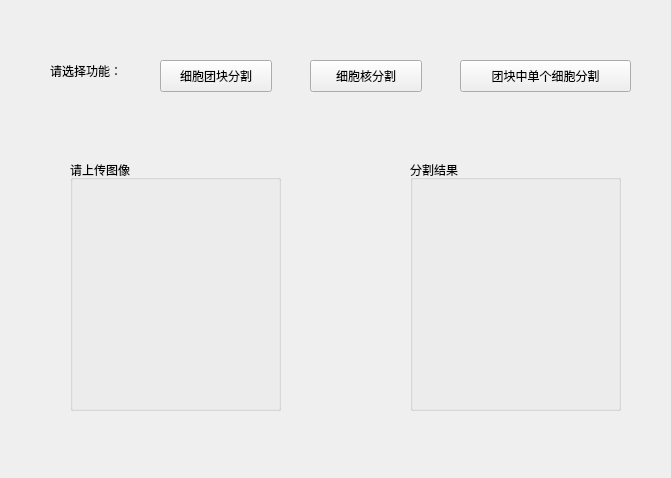
<?xml version="1.0" encoding="UTF-8"?>
<ui version="4.0">
 <class>Widget</class>
 <widget class="QWidget" name="Widget">
  <property name="geometry">
   <rect>
    <x>0</x>
    <y>0</y>
    <width>671</width>
    <height>478</height>
   </rect>
  </property>
  <property name="windowTitle">
   <string>基于双通道的细胞团块分割系统</string>
  </property>
  <widget class="QWidget" name="widget" native="true">
   <property name="geometry">
    <rect>
     <x>20</x>
     <y>20</y>
     <width>631</width>
     <height>101</height>
    </rect>
   </property>
   <widget class="QLabel" name="label">
    <property name="geometry">
     <rect>
      <x>30</x>
      <y>30</y>
      <width>81</width>
      <height>41</height>
     </rect>
    </property>
    <property name="text">
     <string>请选择功能：</string>
    </property>
   </widget>
   <widget class="QPushButton" name="pushButton">
    <property name="geometry">
     <rect>
      <x>140</x>
      <y>40</y>
      <width>112</width>
      <height>32</height>
     </rect>
    </property>
    <property name="text">
     <string>细胞团块分割</string>
    </property>
   </widget>
   <widget class="QPushButton" name="pushButton_2">
    <property name="geometry">
     <rect>
      <x>290</x>
      <y>40</y>
      <width>112</width>
      <height>32</height>
     </rect>
    </property>
    <property name="text">
     <string>细胞核分割</string>
    </property>
   </widget>
   <widget class="QPushButton" name="pushButton_3">
    <property name="geometry">
     <rect>
      <x>440</x>
      <y>40</y>
      <width>171</width>
      <height>32</height>
     </rect>
    </property>
    <property name="text">
     <string>团块中单个细胞分割</string>
    </property>
   </widget>
  </widget>
  <widget class="QWidget" name="widget_2" native="true">
   <property name="geometry">
    <rect>
     <x>20</x>
     <y>130</y>
     <width>631</width>
     <height>321</height>
    </rect>
   </property>
   <widget class="QGroupBox" name="groupBox_2">
    <property name="geometry">
     <rect>
      <x>50</x>
      <y>30</y>
      <width>211</width>
      <height>251</height>
     </rect>
    </property>
    <property name="title">
     <string>请上传图像</string>
    </property>
   </widget>
   <widget class="QGroupBox" name="groupBox">
    <property name="geometry">
     <rect>
      <x>390</x>
      <y>30</y>
      <width>211</width>
      <height>251</height>
     </rect>
    </property>
    <property name="title">
     <string>分割结果</string>
    </property>
   </widget>
  </widget>
 </widget>
 <resources/>
 <connections/>
</ui>
